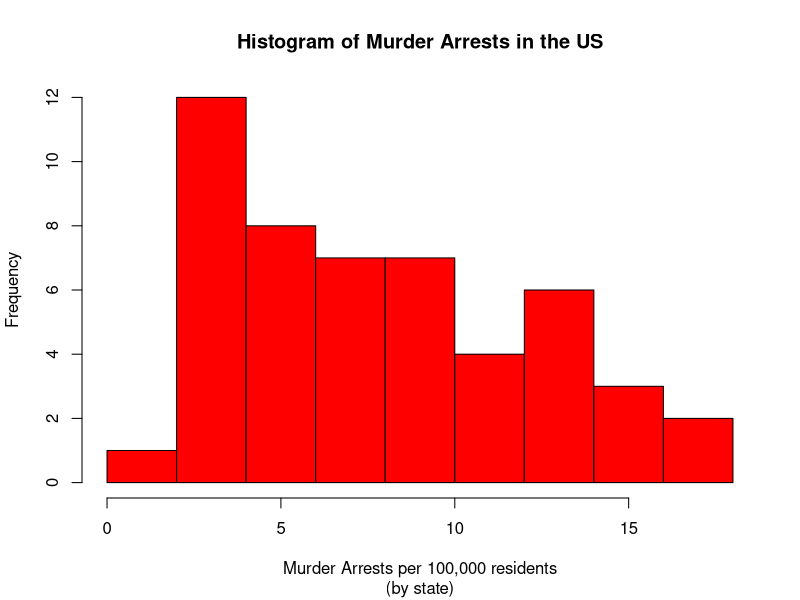
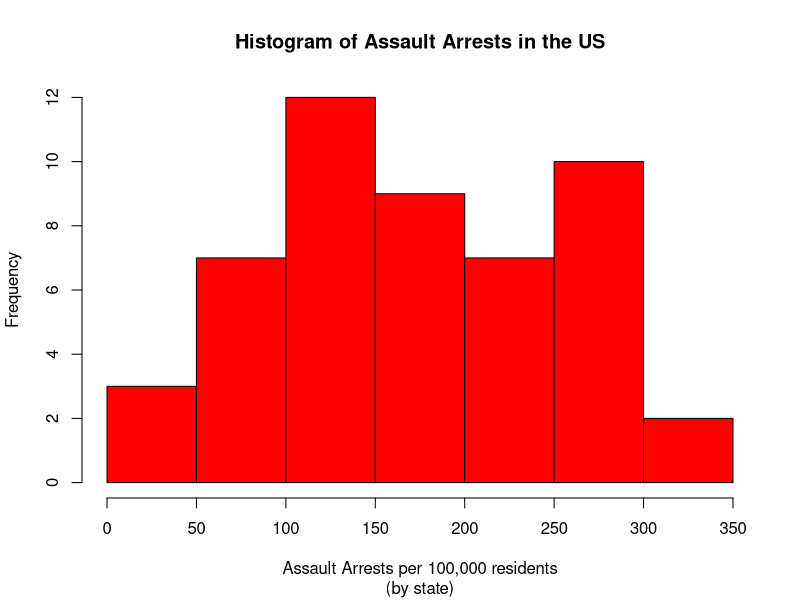
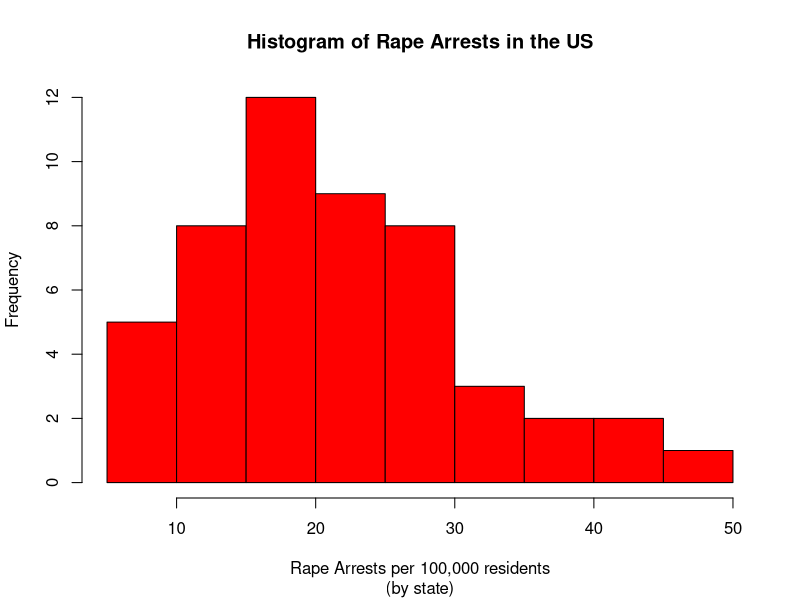
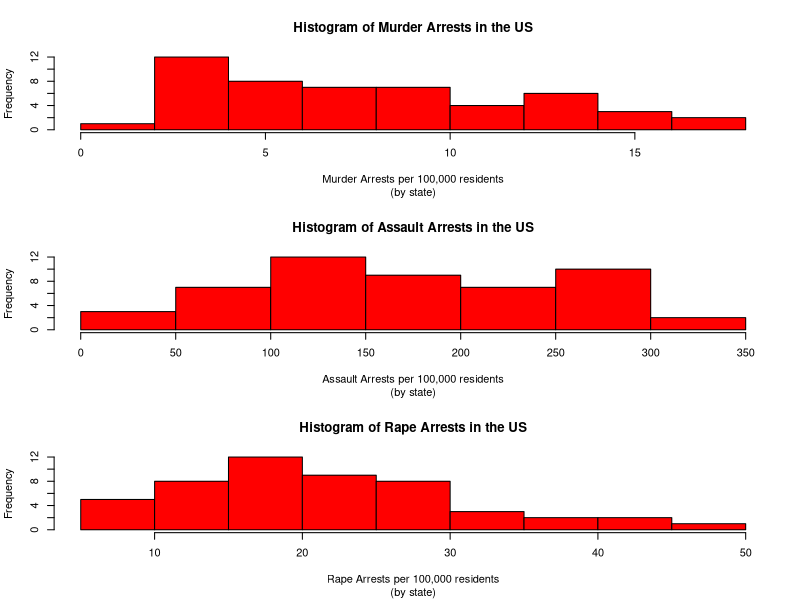

Write R code to recreate these figures, in order.
## ---- chunk 1
# install.packages("datasets")
library(datasets)
## ---- chunk 2
dat <- USArrests
## ---- chunk 3
names(dat)
## ---- chunk 4
hist(dat$Murder, col = 'red', ylab = 'Frequency', xlab = 'Murder Arrests per 100,000 residents', main = 'Histogram of Murder Arrests in the US', sub = '(by state)')
## ---- chunk 5
summary(dat$Murder)
## ---- chunk 6
hist(dat$Assault, col = 'red', ylab = 'Frequency', xlab = 'Assault Arrests per 100,000 residents', main = 'Histogram of Assault Arrests in the US', sub = '(by state)')
summary(dat$Assault)
hist(dat$Rape, col = 'red', ylab = 'Frequency', xlab = 'Rape Arrests per 100,000 residents', main = 'Histogram of Rape Arrests in the US', sub = '(by state)')
summary(dat$Rape)
par(mfrow=c(3,1))
hist(dat$Murder, col = 'red', ylab = 'Frequency', xlab = 'Murder Arrests per 100,000 residents', main = 'Histogram of Murder Arrests in the US', sub = '(by state)')
hist(dat$Assault, col = 'red', ylab = 'Frequency', xlab = 'Assault Arrests per 100,000 residents', main = 'Histogram of Assault Arrests in the US', sub = '(by state)')
summary(dat$Assault)
hist(dat$Rape, col = 'red', ylab = 'Frequency', xlab = 'Rape Arrests per 100,000 residents', main = 'Histogram of Rape Arrests in the US', sub = '(by state)')
